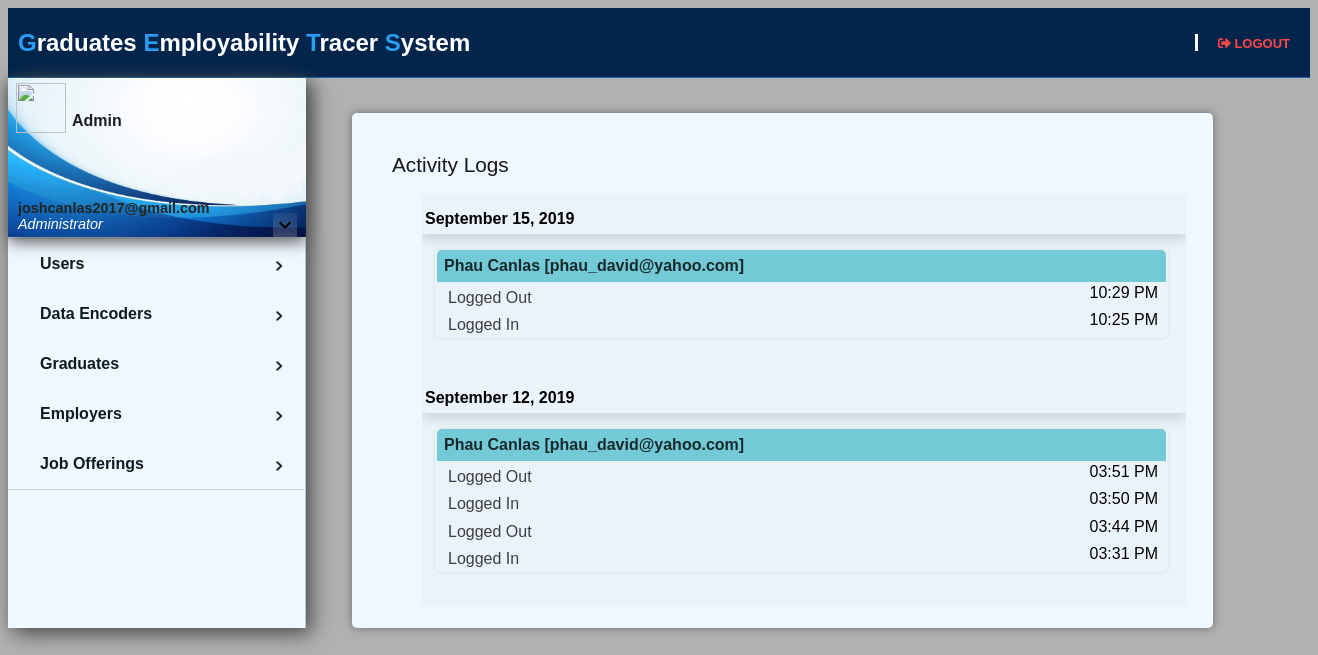
/Admin/Logs.php (signed in), run on the app's committed database.
### tables this page shows
CREATE TABLE `userstb` (
  `ID` int(11) NOT NULL,
  `Name` varchar(50) NOT NULL,
  `Email` varchar(50) NOT NULL,
  `Contact` varchar(255) NOT NULL,
  `Password` varchar(100) NOT NULL,
  `attempt` varchar(255) NOT NULL,
  `log_time` varchar(255) NOT NULL,
  `account_type` varchar(1) NOT NULL
);

CREATE TABLE `logstbl` (
  `LID` int(11) NOT NULL,
  `UID` int(11) NOT NULL,
  `Date` varchar(50) NOT NULL
);

CREATE TABLE `activity_log` (
  `AID` int(11) NOT NULL,
  `LID` int(11) NOT NULL,
  `Activity` varchar(255) NOT NULL,
  `Time` varchar(255) NOT NULL
);

### Admin/Logs.php (the view, shortened to what this page needs)
<?php
if (isset($_SESSION["email"])) {
    $email = $_SESSION["email"];
}else{
    echo "<script>window.location.href='../Login';</script>";
}
include_once '../includes/connection.php';
$sql_query = mysqli_query($conn, "SELECT Name, account_type from userstb WHERE Email='$email'");
$fetch = mysqli_fetch_assoc($sql_query);
$db_name = ucfirst($fetch['Name']);
$db_account_type = $fetch['account_type'];
if ($db_account_type == 1) {
    $account_type = "Administrator";
}else{
    echo "<script>window.location.href='../Login';</script>";
}
?>
<!DOCTYPE html>
<html lang="en">
<head>
    <link rel="stylesheet" href="../css/main.css">
    <link rel="stylesheet" href="../fonts/fontawesome/css/all.min.css">
</head>
<body>
    <header>
        <div class="container">
            <div id="title">
                <h2><span class="highlights">G</span>raduates <span class="highlights">E</span>mployability <span class="highlights">T</span>racer <span class="highlights">S</span>ystem</h2>
            </div>
            <nav>
                <ul>
                   <li class="current"><a href="../logout"><i class="fa fa-sign-out-alt"></i> Logout</a></li>
                </ul>
            </nav>
        </div>
    </header>
        <div class="navbox">
                <div class="sidepanel">
                    <img src="../img/images 7.jpeg" class="emailphoto">
                        <div class="photo">
                            <img src="../img/photo10.png" class="accphoto">
                            <label for="" class="fullname"><?php echo $db_name; ?></label>
                        </div>
                        <div class="emailacc">
                            <p class="email-user"><b><?php echo $email; ?></b><br>
                            <i><font color="#ffffff"><?php echo $account_type; ?></font></i>
                            </p>
                        </div>
                    </div>
            <div class="navpanel">
                <div class="multi-level">
                    <div class="item">
                        <img src="../img/emaildropdown5.png" class="arrow"><label for="A">Users</label>
                    </div>
                </div>
                <div class="item">
                    <img src="../img/emaildropdown5.png" class="arrow"><label for="B">Data Encoders</label>
                </div>
                <div class="item">
                    <img src="../img/emaildropdown5.png" class="arrow"><label for="c">Graduates</label>
                </div>
                <div class="item">
                    <img src="../img/emaildropdown5.png" class="arrow"><label for="f">Employers</label>
                </div>
                <div class="item">
                    <img src="../img/emaildropdown5.png" class="arrow"><label for="j">Job Offerings</label>
                </div>
            </div>
         </div>
         <div class="dropdownnav">
         <label for="E"><img class="emaildropdown" src="../img/emaildropdown5.png"></label>
        </div>
         <div class="mainpanel">
         <div class="statuspanel">
            </div>
           <div class="datapanel">
           <CAPTION><h3>Activity Logs</h3></CAPTION>
            <br>
            <div class="logs-container" style="margin-left:30px;">
            <?php
            $sql = "SELECT * from logstbl ORDER BY LID DESC";
                $result = $conn-> query($sql);
                $currentDate = '';
                $currentUID = 0;
                if ($result-> num_rows > 0){
                    while ($row = $result-> fetch_assoc()){
                        $date = $row['Date'];
                        $UID = $row['UID'];
                        $LID = $row['LID'];
                        $sql1 = "SELECT Name, Email from userstb WHERE ID = $UID";
                        $result1 = $conn-> query($sql1);
                        $row1 = $result1-> fetch_assoc();
                        $Uname = $row1['Name'];
                        $email = $row1['Email'];
                        if ($currentDate != strtotime($date)) {
                        echo "<p style='text-decoration:none; margin-top:10px; padding-top: 5px; padding-bottom: 6px; padding-left: 3px; box-shadow: 0 .5em .5em rgba(0,0,0,0.10);'>$date</p>";
                        }
                        if ($currentUID != $UID || $currentDate != strtotime($date)) {
                        $currentDate = strtotime($date);
                        echo "<div class='logs-content'>
                        <h4 style='padding:7px; margin:2px; background:rgba(37, 174, 192, 0.600); border-radius: 5px 5px 0px 0px; color:rgba(0,0,0,0.8);'>$Uname [$email]</h4>";
                        $sql2 = "SELECT * from activity_log WHERE LID = $LID ORDER BY AID DESC";
                        $result2 = $conn-> query($sql2);
                        if ($result2-> num_rows > 0){
                            while ($row2 = $result2-> fetch_assoc()){
                                $time = $row2['Time'];
                                $activity = $row2['Activity'];
                        echo "
                        <span style='line-height:1.7; padding:5px; width:100px; margin:8px; font-weight:450; color:rgba(0,0,0,0.750);'>$activity</span>
                        <span style='float:right; font-weight:400; padding-right:10px;'>$time</span><br>
                        ";
                                }
                            }
                        echo "</div><br><br>";
                        $currentUID = $UID;
                        }
                    }
                }
            ?>
            </div>
            </div>
         </div>
</body>
</html>

### css/main.css (style rules this page uses)
body { font-family: Helvetica, sans-serif; padding:0; background-color: #b1b1b1; }
.container { margin: auto; overflow: hidden; }
header ul { margin: 0; padding: 0; }
header { min-width:1300px; background: #03254c; color: #ffffff; padding-top: 1px; min-height: 15px; border-bottom: 1px #1166b1 solid ; }
header a { color: #ffffff; text-transform: uppercase; font-size: 13px; }
header li { display: inline; padding: 0 20px 0 20px; border-left: #ffffff solid; }
header #title { margin-left:10px; float: left; }
header nav { float: right; margin-top: 25px; }
header .highlights { color: #2a9df4; font-weight: bold; }
header .current a { text-decoration: none; color: #ff4949; font-weight: bold; }
.navbox { float: left; overflow: hidden; max-width: 22%; min-width: 297px; height: 550px; background-color: aliceblue; border-right: 1px #7887966c solid; box-shadow: 5px 5px 20px #444343; }
.sidepanel { overflow: hidden; width: 250px; height: 160px; background: linear-gradient(#1167b1,aliceblue); border-bottom: 1px solid #CFD8DC; }
.emailacc { padding-top: 108px; padding-left: 10px; }
.emailacc .email-user { font-size: 0.9em; color: #222522; }
.multi-level, .item ul, .navpanel input[type="checkbox"] { display: none; transition: 0.1s; }
.multi-level, .item input:checked ~ ul { display: block; transition: 0.1s; }
.arrow { width: 20px; height: 20px; vertical-align: middle; float: right; z-index: 0; margin: 17px 1em 0 2em; }
.item input + .arrow { transform: rotate(-90deg); transition: 0.1s; }
.photo { float: left; }
.accphoto { width: 50px; height: 50px; padding-left: 8px; padding-top: 5px; }
.dropdownnav .emaildropdown { background: linear-gradient(#e8eaec11,#f4f5f536); }
.dropdownnav label { margin: 0; padding: 0; }
.dropdownnav { border-radius: 2px 2px 2px 2px; float: left; position: absolute; z-index: 1; margin-left: 265px; margin-top: 135px; }
label { width: 100%; display: block; z-index: 3; position: relative; }
.navpanel { height:auto; width: 100%; min-width:250px; background-color: aliceblue; overflow-x: hidden; overflow-y:hidden; border-bottom: 1px solid #CFD8DC; }
.navpanel ul, .navpanel li, label { line-height: 50px; margin: 0; padding: 0 2em; list-style: none; text-decoration: none; color: #0c1c22 ; font-weight: bold; width: 100%; }
.mainpanel { margin-left:324px; width: 73%; position:absolute; height: 550px; }
.datapanel { height: 475px; width: 821px; padding-top: 40px; padding-left: 40px; margin-left: 20px; float: left; font-weight: bold; background-color: aliceblue; box-shadow: 0px 0px 10px rgba(0,0,0,.400); border-radius: 5px 5px 5px 5px; }
.datapanel h3 { font-size:1.3em; font-weight:400; color: rgba(0,0,0,.9); margin: 0; }
.fullname { margin: -37px 1em 0 2em; color: #191f25; }
.statuspanel { position:relative; width: 84%; height: 35px; margin-left: 20px; }
.emailphoto { width: 298px; height: 159px; position:absolute; box-shadow: 0 5px 15px #5a5c5f; }
.accphoto { position:relative; }
.emailacc { position:relative; }

### Admin/Logs.php (style rules this page uses)
.datapanel h3 { font-size:1.3em; font-weight:400; }
.emailphoto { width: 298px; height: 159px; position:absolute; box-shadow: 0 5px 15px #5a5c5f; }
.accphoto { position:relative; }
.emailacc { position:relative; }
.logs-container { width:93%; height:410; overflow-y:scroll; background: rgba(0,0,0,0.02); }
.logs-content { width:96%; height:Auto; margin-left:13px; border-radius: 5px; box-shadow: 0 0 .3em rgba(0,0,0,.10); }

### data on the page
userstb: Name "Admin", account_type "Administrator"
logstbl: Date "September 15, 2019", UID.Name "Phau Canlas", UID.Email "phau_david@yahoo.com"
activity_log: Activity "Logged Out", Time "10:29 PM"
activity_log: Activity "Logged In", Time "10:25 PM"
logstbl: Date "September 12, 2019", UID.Name "Phau Canlas", UID.Email "phau_david@yahoo.com"
activity_log: Activity "Logged Out", Time "03:51 PM"
activity_log: Activity "Logged In", Time "03:50 PM"
activity_log: Activity "Logged Out", Time "03:44 PM"
activity_log: Activity "Logged In", Time "03:31 PM"

### other printed values
$email "joshcanlas2017@gmail.com"
